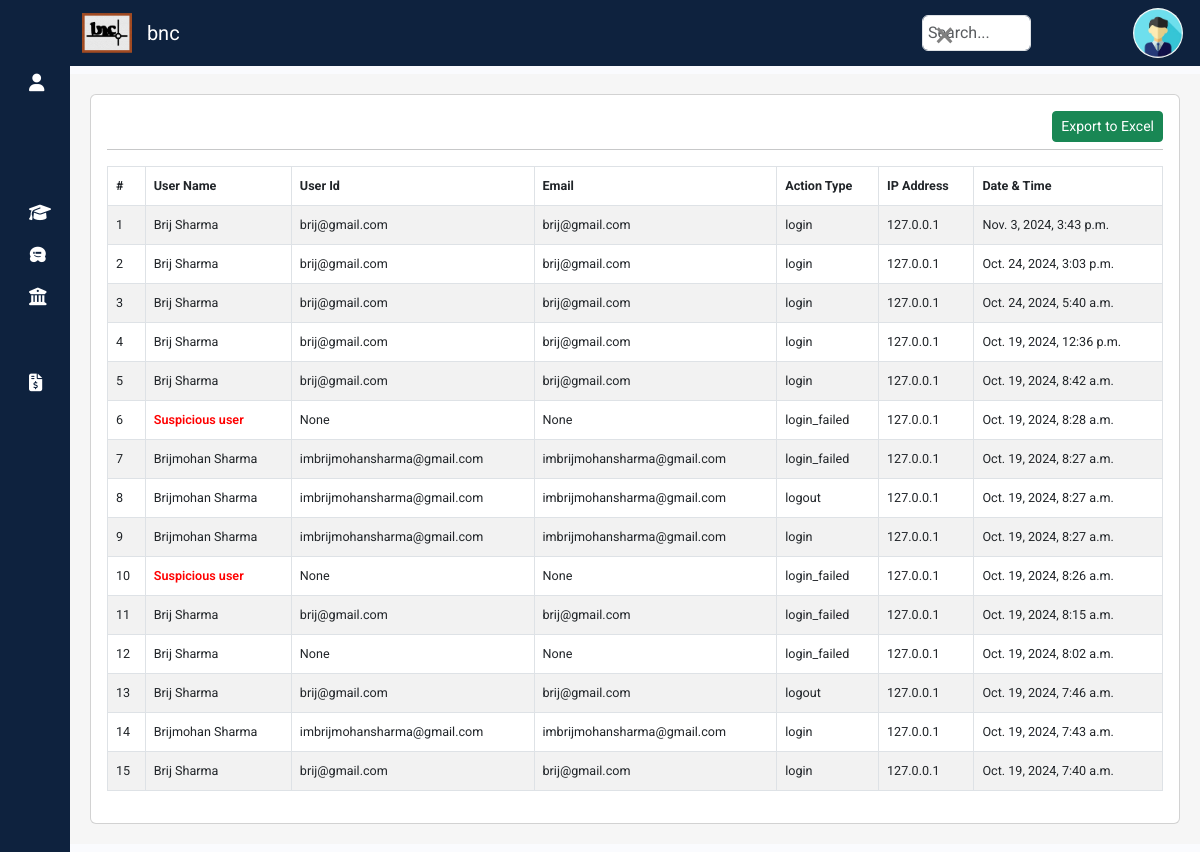
Page /propval/userlog on the earlier database version.
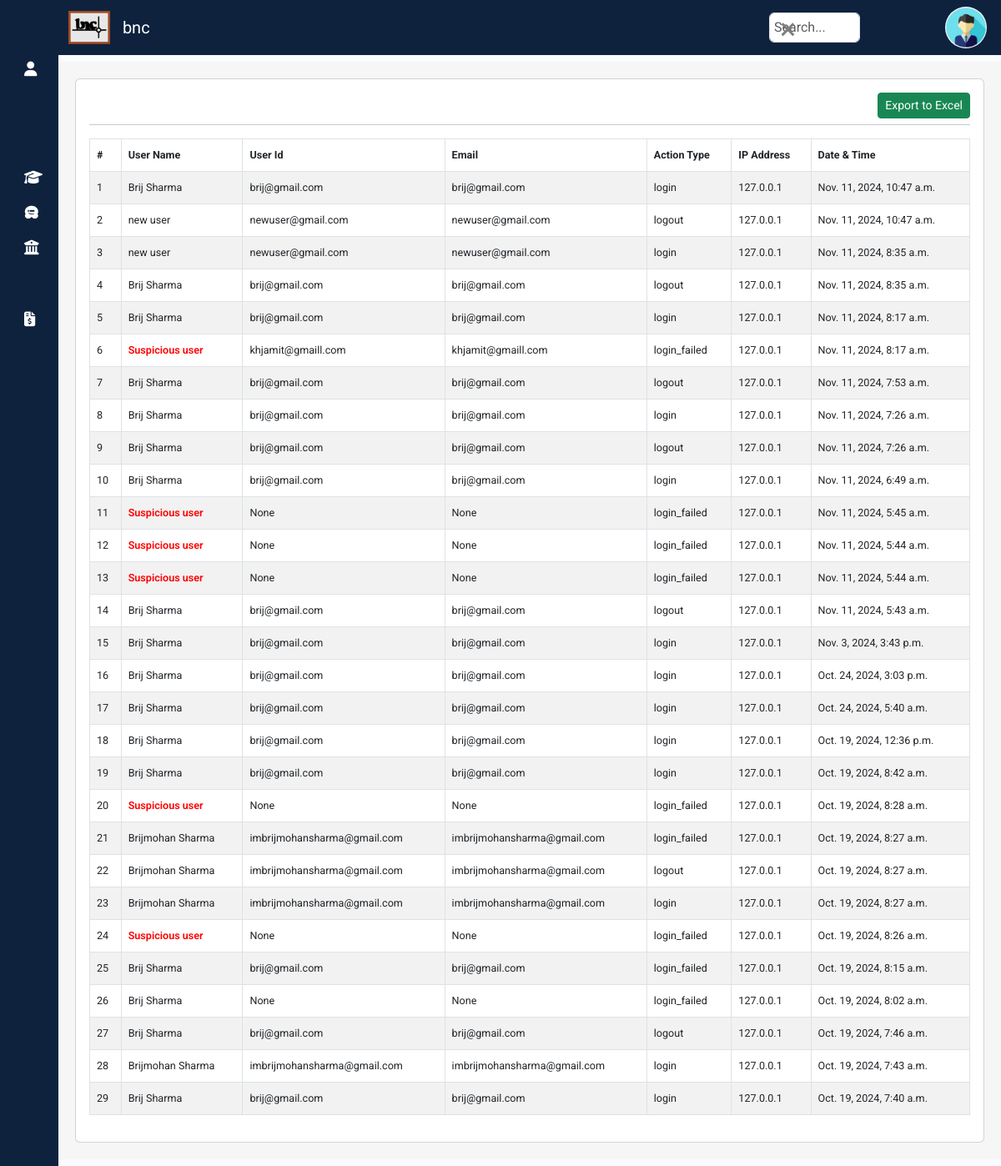
Same page on the later database version.
### propval/models.py (models this page shows, shortened)
class UserActivity(models.Model):
    user = models.ForeignKey(User, on_delete=models.DO_NOTHING,null=True)
    username=models.CharField(max_length=80,null=True)
    userdetails = models.ForeignKey(UserDetails, on_delete=models.DO_NOTHING,null=True)
    useremail=models.CharField(max_length=80,null=True)
    action_type = models.CharField(max_length=50)  # e.g. "login", "logout", "login_failed"
    timestamp = models.DateTimeField(auto_now_add=True)
    ip_address = models.GenericIPAddressField(null=True, blank=True)  # Optional

class UserDetails(models.Model):
    user = models.OneToOneField(User, on_delete=models.DO_NOTHING,null=True)
    user_email = models.EmailField(unique=True, null=True, blank=True)
    first_name = models.CharField(max_length=30, null=True, blank=True)
    last_name = models.CharField(max_length=30, null=True, blank=True)  # Allow null and blank values
    phone = models.CharField(max_length=10, null=True, blank=True)
    add1 = models.CharField(max_length=100, null=True, blank=True)
    add2 = models.CharField(max_length=100, null=True, blank=True)
    city = models.CharField(max_length=30, null=True, blank=True)
    region = models.CharField(max_length=30, null=True, blank=True)
    zip = models.CharField(max_length=6, null=True, blank=True)
    country = models.CharField(max_length=20, null=True, blank=True)
    profileimage = models.ImageField(null=True, blank=True,upload_to="profile/")
    role = models.CharField(max_length=30, null=True, blank=True)
    bankname = models.CharField(max_length=50, null=True)
    bankacno = models.CharField(max_length=20, null=True)
    bankacnoconf = models.CharField(max_length=20, null=True)
    ifsccode = models.CharField(max_length=12,null=True)

### propval/views.py (the view)
# urls.py: path('userlog',views.Userlog,name='userlog'),
def Userlog(request):
    useractivities = UserActivity.objects.all().order_by('-timestamp')
    return render(request, 'userlog.html', {'useractivities': useractivities})

### templates/userlog.html (shortened to what this page needs)
{% extends "sidebar.html" %}
{% load static %}
{% block content %}
  <div class="container my-2" style="display:block; background-color:#f6f6f6; padding:20px 20px 20px;">
    <div class="row">
      <div class="col-md-12">
        <div class="card">
          <div class="card-body">
            <a class="btn btn-success btn-sm float-end" href="/api/engcompletedreportexport">Export to Excel</a><br>
              <hr>
            <table id="userlogtable" class="table table-hover table-striped table-bordered" style="font-size: 90%;">
              <thead>
                <tr>
                  <th scope="col">#</th>
                  <th scope="col">User Name</th>
                  <th scope="col">User Id</th>
                  <th scope="col">Email</th>
                  <th scope="col">Action Type</th>
                  <th scope="col">IP Address</th>
                  <th scope="col">Date & Time</th>
                </tr>
              </thead>
              <tbody>
                {% for useractiviti in useractivities %}
                <tr {% if recrep.receptionid.priority%}  class="table-danger" {%else%} class=""{% endif %}>
                  <td scope="row">{{forloop.counter}}</td>
                  {% if useractiviti.userdetails.first_name %}
                  <td >{{useractiviti.userdetails.first_name}} {{useractiviti.userdetails.last_name}}</td>
                  {%else%}
                  <td style="color: red; font-weight: 600;" >Suspicious user</td>
                  {% endif %}
                  {% if useractiviti.user.username %}
                  <td >{{useractiviti.user.username}}</td>
                  {% else %}
                  <td >{{useractiviti.username}}</td>
                  {% endif %}
                  {% if useractiviti.user.email %}
                  <td >{{useractiviti.user.email}}</td>
                  {% else%}
                  <td >{{useractiviti.useremail}}</td>
                  {% endif %}
                  <td >{{useractiviti.action_type}}</td>
                  <td >{{useractiviti.ip_address}}</td>
                  <td >{{useractiviti.timestamp}}</td>
                </tr>
                {% endfor %}
              </tbody>
            </table>
          </div>
        </div>
      </div>
    </div>
  </div>
{% endblock %}

Differences in the rows shown:
added UserActivity: userdetails.first_name "Brij", userdetails.last_name "Sharma", user.username "brij@gmail.com", user.email "brij@gmail.com", action_type "login", ip_address "127.0.0.1", timestamp "Nov. 11, 2024, 10:47 a.m."
added UserActivity: userdetails.first_name "new user", user.username "newuser@gmail.com", user.email "newuser@gmail.com", action_type "logout", ip_address "127.0.0.1", timestamp "Nov. 11, 2024, 10:47 a.m."
added UserActivity: userdetails.first_name "new user", user.username "newuser@gmail.com", user.email "newuser@gmail.com", action_type "login", ip_address "127.0.0.1", timestamp "Nov. 11, 2024, 8:35 a.m."
added UserActivity: userdetails.first_name "Brij", userdetails.last_name "Sharma", user.username "brij@gmail.com", user.email "brij@gmail.com", action_type "logout", ip_address "127.0.0.1", timestamp "Nov. 11, 2024, 8:35 a.m."
added UserActivity: userdetails.first_name "Brij", userdetails.last_name "Sharma", user.username "brij@gmail.com", user.email "brij@gmail.com", action_type "login", ip_address "127.0.0.1", timestamp "Nov. 11, 2024, 8:17 a.m."
added UserActivity: shows "Suspicious user", username "khjamit@gmaill.com", useremail "khjamit@gmaill.com", action_type "login_failed", ip_address "127.0.0.1", timestamp "Nov. 11, 2024, 8:17 a.m."
added UserActivity: userdetails.first_name "Brij", userdetails.last_name "Sharma", user.username "brij@gmail.com", user.email "brij@gmail.com", action_type "logout", ip_address "127.0.0.1", timestamp "Nov. 11, 2024, 7:53 a.m."
added UserActivity: userdetails.first_name "Brij", userdetails.last_name "Sharma", user.username "brij@gmail.com", user.email "brij@gmail.com", action_type "login", ip_address "127.0.0.1", timestamp "Nov. 11, 2024, 7:26 a.m."
added UserActivity: userdetails.first_name "Brij", userdetails.last_name "Sharma", user.username "brij@gmail.com", user.email "brij@gmail.com", action_type "logout", ip_address "127.0.0.1", timestamp "Nov. 11, 2024, 7:26 a.m."
added UserActivity: userdetails.first_name "Brij", userdetails.last_name "Sharma", user.username "brij@gmail.com", user.email "brij@gmail.com", action_type "login", ip_address "127.0.0.1", timestamp "Nov. 11, 2024, 6:49 a.m."
added UserActivity: shows "Suspicious user", username "None", useremail "None", action_type "login_failed", ip_address "127.0.0.1", timestamp "Nov. 11, 2024, 5:45 a.m."
added UserActivity: shows "Suspicious user", username "None", useremail "None", action_type "login_failed", ip_address "127.0.0.1", timestamp "Nov. 11, 2024, 5:44 a.m."
added UserActivity: shows "Suspicious user", username "None", useremail "None", action_type "login_failed", ip_address "127.0.0.1", timestamp "Nov. 11, 2024, 5:44 a.m."
added UserActivity: userdetails.first_name "Brij", userdetails.last_name "Sharma", user.username "brij@gmail.com", user.email "brij@gmail.com", action_type "logout", ip_address "127.0.0.1", timestamp "Nov. 11, 2024, 5:43 a.m."
